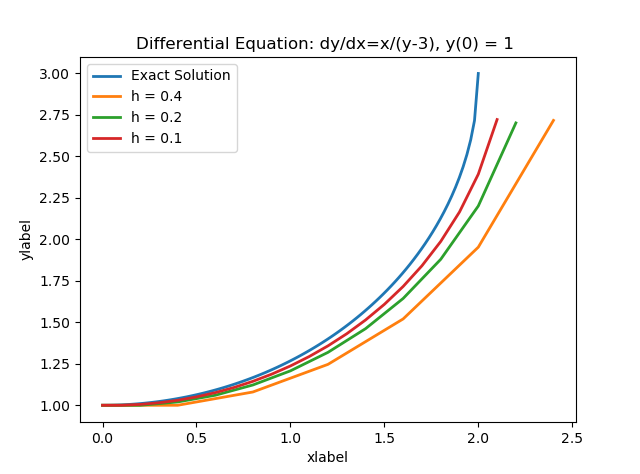

Generate this figure with Python:
import numpy as np
import matplotlib.pyplot as plt

# Python Code to find approximation 
# of a ordinary differential equation 
# using euler method. 

def func( x, y ): 
	return -x/(y-3)
	
# Function for euler formula 
def euler( x0, x, y0, h ): 
    temp = -0
    
    x_result = []
    y_result = []
    x_result.append(x0)
    y_result.append(y0)
    # Iterating till the point at which we 
    # need approximation 
    while x0 - x < 0.0000000001: 
        temp = y0 
        y0 = y0 + h * func(x0, y0) 
        y_result.append(y0)
        x0 = x0 + h 
        x_result.append(x0)
    
    return x_result,y_result

x_exact = np.linspace(0,2,100)
y_exact = 3 - (4-x_exact**2)**0.5


x_1, y_1 = euler(0,2,1,0.4)
x_2, y_2 = euler(0,2,1,0.2)
x_3, y_3 = euler(0,2,1,0.1)

plt.plot(x_exact,y_exact,'-', linewidth=2)
plt.plot(x_1,y_1,'-',linewidth=2)
plt.plot(x_2,y_2,'-',linewidth=2)
plt.plot(x_3,y_3,'-',linewidth=2)
plt.xlabel('xlabel')
plt.ylabel('ylabel')
plt.title('Differential Equation: dy/dx=x/(y-3), y(0) = 1 ')
plt.legend(["Exact Solution","h = 0.4","h = 0.2","h = 0.1"])
plt.show()
